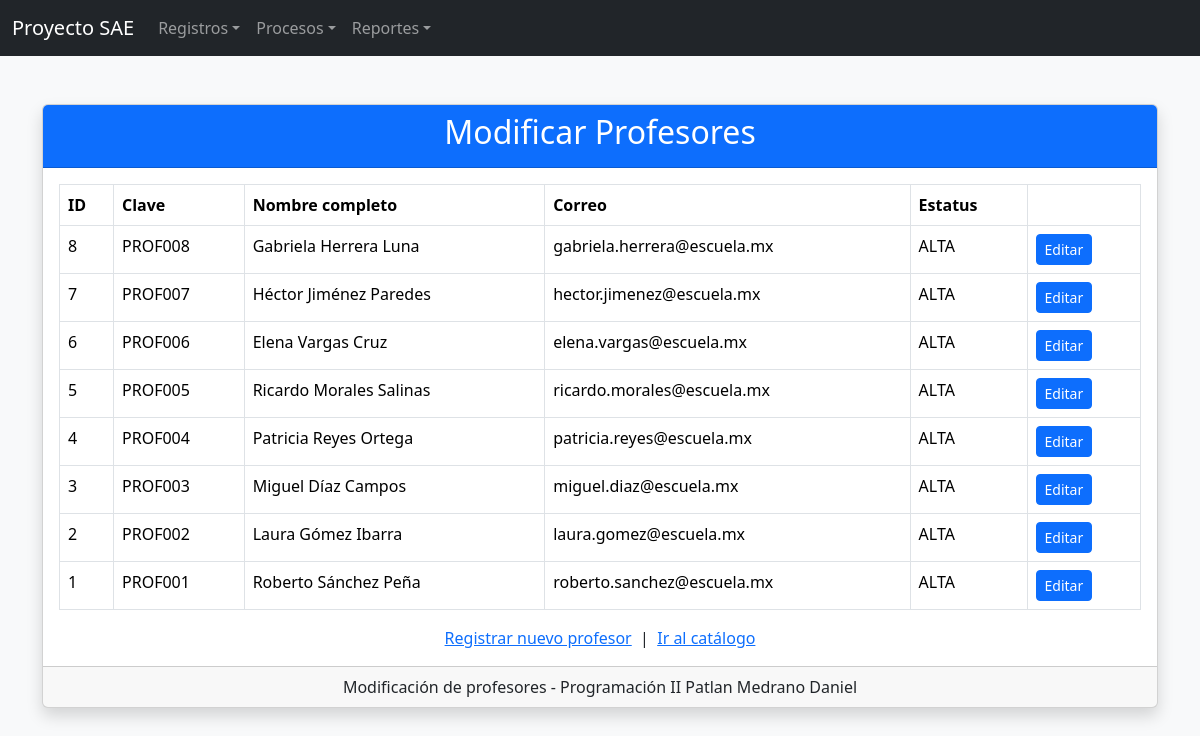
The page /formularios/modificar/Modificar_Profesores.php on the database its author committed.
### tables this page shows
CREATE TABLE profesores (
    ID_PROFESORES     INT AUTO_INCREMENT PRIMARY KEY,
    CLAVE             VARCHAR(15) NOT NULL,
    NOMBRE            VARCHAR(30) NOT NULL,
    APELLIDO_PATERNO  VARCHAR(15) NOT NULL,
    APELLIDO_MATERNO  VARCHAR(15) NOT NULL,
    CORREO            VARCHAR(50) NOT NULL,
    TELEFONO          VARCHAR(35) NOT NULL,
    ESTATUS           VARCHAR(4)  NOT NULL DEFAULT 'ALTA'
);

### config/conexion.php (called while the page is built, shortened)
<?php
$base = preg_replace('#/(Cruds|formularios)/.*$#i', '', $_SERVER['SCRIPT_NAME']);

### formularios/modificar/Modificar_Profesores.php (the view, shortened to what this page needs)
<?php
require_once __DIR__ . "/../../config/conexion.php";
$profesor = null;
$listaProfesores = null;
if ($profesor === null) {
    $listaProfesores = $conexion->query("SELECT * FROM profesores ORDER BY ID_PROFESORES DESC");
}
?>
<!DOCTYPE html>
<html lang="es">
<head>
    <link href="<?= $base ?>/assets/css/bootstrap.min.css" rel="stylesheet">
</head>
<body class="bg-light">
<?php include __DIR__ . "/../../NavBar/navbar.php"; ?>
<div class="container mt-5">
    <div class="card shadow">
        <div class="card-header bg-primary text-white text-center">
            <h2>Modificar Profesores</h2>
        </div>
        <div class="card-body">
            <?php if ($profesor !== null) { ?>
                <form method="POST">
                    <input type="hidden" name="id" value="<?php echo $profesor["ID_PROFESORES"]; ?>">
                    <div class="mb-3">
                        <label class="form-label">Clave</label>
                        <input type="text" name="clave" class="form-control" maxlength="15" required
                               value="<?php echo htmlspecialchars($profesor["CLAVE"]); ?>">
                    </div>
                    <div class="mb-3">
                        <label class="form-label">Nombre</label>
                        <input type="text" name="nombre" class="form-control" maxlength="30" required
                               value="<?php echo htmlspecialchars($profesor["NOMBRE"]); ?>">
                    </div>
                    <div class="mb-3">
                        <label class="form-label">Apellido paterno</label>
                        <input type="text" name="apellidoPaterno" class="form-control" maxlength="15" required
                               value="<?php echo htmlspecialchars($profesor["APELLIDO_PATERNO"]); ?>">
                    </div>
                    <div class="mb-3">
                        <label class="form-label">Apellido materno</label>
                        <input type="text" name="apellidoMaterno" class="form-control" maxlength="15" required
                               value="<?php echo htmlspecialchars($profesor["APELLIDO_MATERNO"]); ?>">
                    </div>
                    <div class="mb-3">
                        <label class="form-label">Correo electrónico</label>
                        <input type="email" name="correo" class="form-control" maxlength="50" required
                               value="<?php echo htmlspecialchars($profesor["CORREO"]); ?>">
                    </div>
                    <div class="mb-3">
                        <label class="form-label">Teléfono</label>
                        <input type="tel" name="telefono" class="form-control" maxlength="35" required
                               value="<?php echo htmlspecialchars($profesor["TELEFONO"]); ?>">
                    </div>
                    <div class="mb-3">
                        <label class="form-label">Estatus</label>
                        <select name="estatus" class="form-control">
                            <option value="ALTA" <?php if ($profesor["ESTATUS"] == "ALTA") echo "selected"; ?>>ALTA</option>
                            <option value="BAJA" <?php if ($profesor["ESTATUS"] == "BAJA") echo "selected"; ?>>BAJA</option>
                        </select>
                    </div>
                    <button type="submit" name="actualizar" class="btn btn-primary">Guardar cambios</button>
                    <a href="<?= $base ?>/Cruds/crudprofesores.php" class="btn btn-secondary">Cancelar</a>
                </form>
            <?php } else { ?>
                <table class="table table-bordered table-hover">
                    <thead>
                        <tr>
                            <th>ID</th>
                            <th>Clave</th>
                            <th>Nombre completo</th>
                            <th>Correo</th>
                            <th>Estatus</th>
                            <th></th>
                        </tr>
                    </thead>
                    <tbody>
                        <?php if ($listaProfesores && $listaProfesores->num_rows > 0) { ?>
                            <?php while ($fila = $listaProfesores->fetch_assoc()) { ?>
                                <tr>
                                    <td><?php echo $fila["ID_PROFESORES"]; ?></td>
                                    <td><?php echo htmlspecialchars($fila["CLAVE"]); ?></td>
                                    <td><?php echo htmlspecialchars($fila["NOMBRE"] . " " . $fila["APELLIDO_PATERNO"] . " " . $fila["APELLIDO_MATERNO"]); ?></td>
                                    <td><?php echo htmlspecialchars($fila["CORREO"]); ?></td>
                                    <td><?php echo htmlspecialchars($fila["ESTATUS"]); ?></td>
                                    <td><a href="?id=<?php echo $fila["ID_PROFESORES"]; ?>" class="btn btn-sm btn-primary">Editar</a></td>
                                </tr>
                            <?php } ?>
                        <?php } else { ?>
                            <tr>
                                <td colspan="6" class="text-center">No hay profesores registrados todavía.</td>
                            </tr>
                        <?php } ?>
                    </tbody>
                </table>
            <?php } ?>
            <div class="text-center mt-3">
                <a href="<?= $base ?>/formularios/alta/Formulario_Profesores.php">Registrar nuevo profesor</a>
                &nbsp;|&nbsp;
                <a href="<?= $base ?>/Cruds/crudprofesores.php">Ir al catálogo</a>
            </div>
        </div>
        <div class="card-footer text-center">
            Modificación de profesores - Programación II Patlan Medrano Daniel
        </div>
    </div>
</div>
</body>
</html>

### rows shown on the page
profesores: ID_PROFESORES "8", CLAVE "PROF008", NOMBRE+APELLIDO_PATERNO+APELLIDO_MATERNO "Gabriela Herrera Luna", CORREO "gabriela.herrera@escuela.mx", ESTATUS "ALTA"
profesores: ID_PROFESORES "7", CLAVE "PROF007", NOMBRE+APELLIDO_PATERNO+APELLIDO_MATERNO "Héctor Jiménez Paredes", CORREO "hector.jimenez@escuela.mx", ESTATUS "ALTA"
profesores: ID_PROFESORES "6", CLAVE "PROF006", NOMBRE+APELLIDO_PATERNO+APELLIDO_MATERNO "Elena Vargas Cruz", CORREO "elena.vargas@escuela.mx", ESTATUS "ALTA"
profesores: ID_PROFESORES "5", CLAVE "PROF005", NOMBRE+APELLIDO_PATERNO+APELLIDO_MATERNO "Ricardo Morales Salinas", CORREO "ricardo.morales@escuela.mx", ESTATUS "ALTA"
profesores: ID_PROFESORES "4", CLAVE "PROF004", NOMBRE+APELLIDO_PATERNO+APELLIDO_MATERNO "Patricia Reyes Ortega", CORREO "patricia.reyes@escuela.mx", ESTATUS "ALTA"
profesores: ID_PROFESORES "3", CLAVE "PROF003", NOMBRE+APELLIDO_PATERNO+APELLIDO_MATERNO "Miguel Díaz Campos", CORREO "miguel.diaz@escuela.mx", ESTATUS "ALTA"
profesores: ID_PROFESORES "2", CLAVE "PROF002", NOMBRE+APELLIDO_PATERNO+APELLIDO_MATERNO "Laura Gómez Ibarra", CORREO "laura.gomez@escuela.mx", ESTATUS "ALTA"
profesores: ID_PROFESORES "1", CLAVE "PROF001", NOMBRE+APELLIDO_PATERNO+APELLIDO_MATERNO "Roberto Sánchez Peña", CORREO "roberto.sanchez@escuela.mx", ESTATUS "ALTA"
